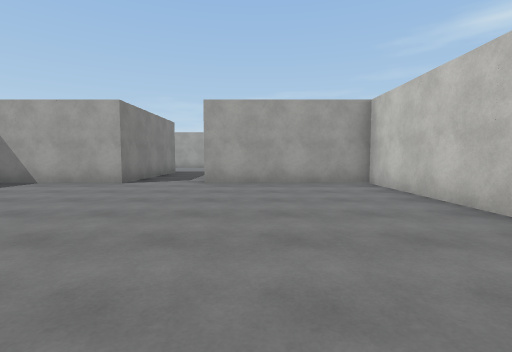
view 1 (above)

16 first-person views from a walk through a 3-D level made in the Unity game engine. The camera is 1.3 m above the floor, tilts 4° down and sees 85° across. The floor is counted in squares, 2 m on a side. Each view is taken from the middle of a square. On the plan, view 1 faces up. The plan holds only what a view shows up to about 9 squares ahead; the rest is blank. The place goes on beyond the plan. The player is left out. Surface patterns are stand-ins for the level's own textures.

view 2
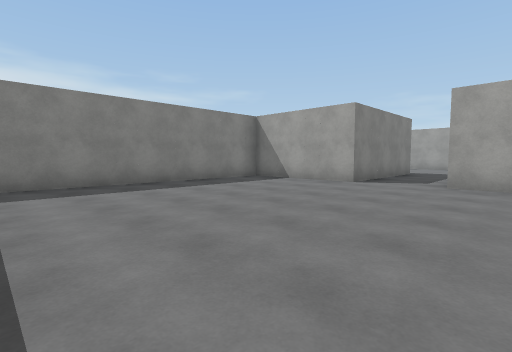

view 3
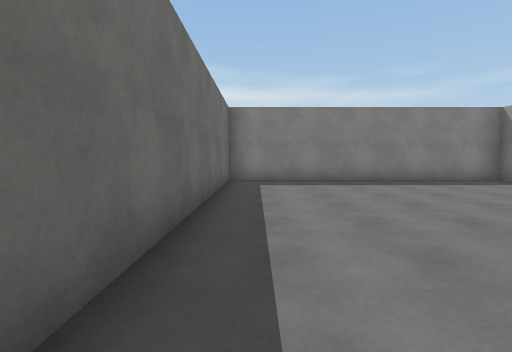

view 4
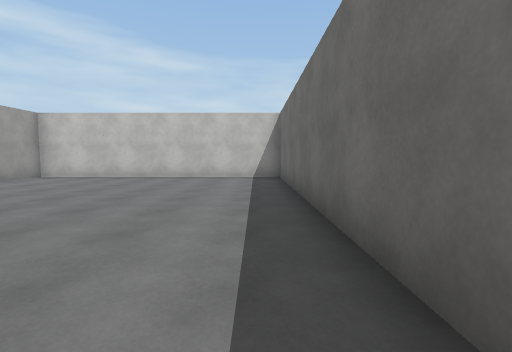

view 5
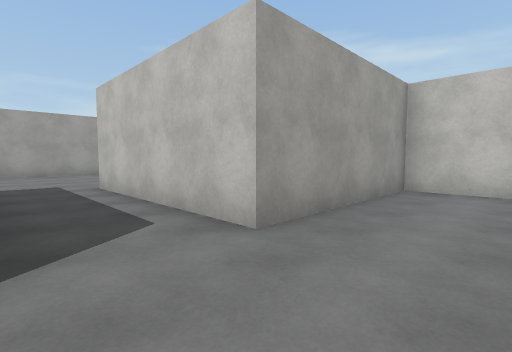

view 6
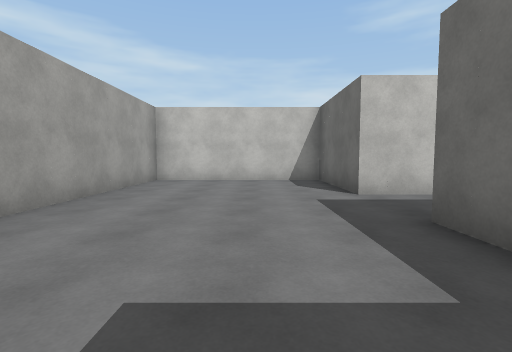

view 7
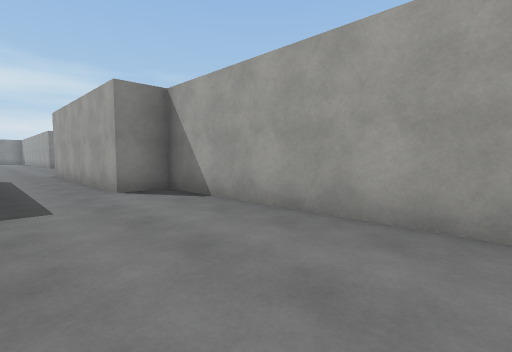

view 8
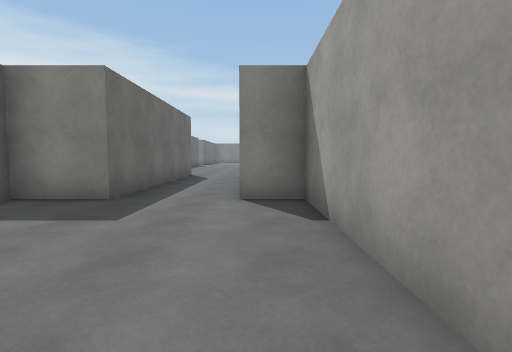

view 9
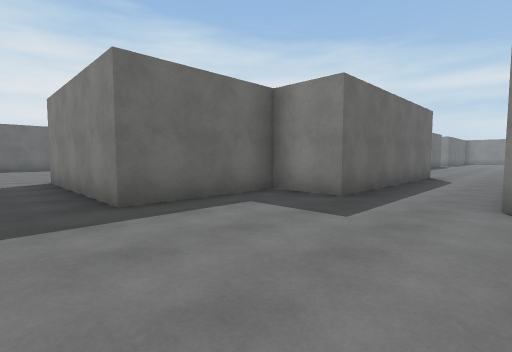

view 10
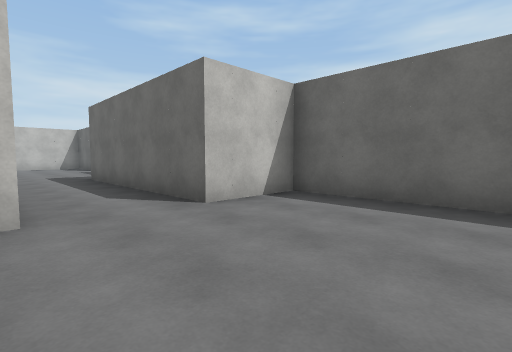

view 11
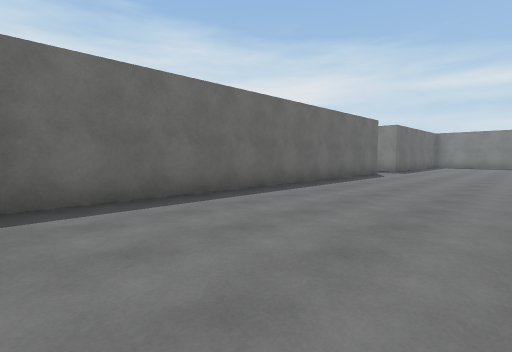

view 12
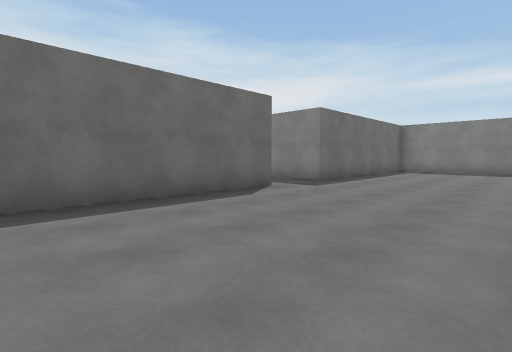

view 13
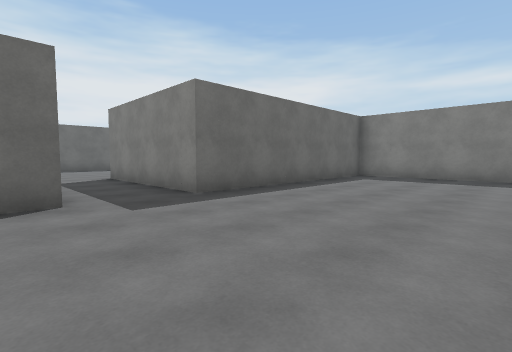

view 14
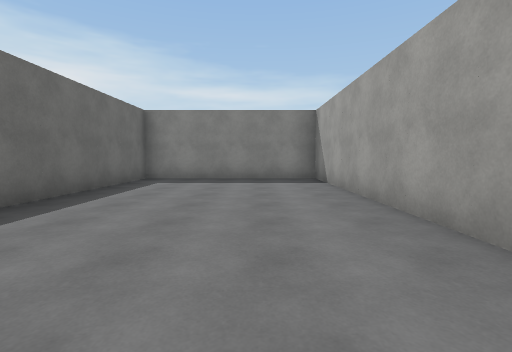

view 15
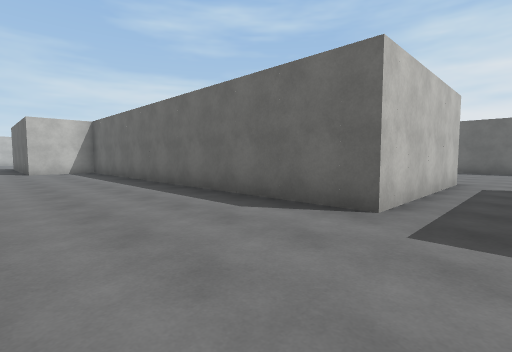

view 16
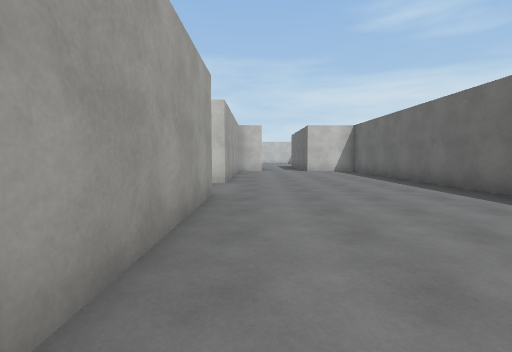

### Floor plan
Points are (right, up) in squares from view 1. A wall is a line through its corners. A room is listed if a view was taken in it or the views show most of it. See-through windows are left out.
Room 1 (views 1, 2, 3, 4, 5)
walls: (-3.2, 6.7) (-6.7, 6.7) (-6.7, -0.8) (2.8, -0.8) (2.8, 6.7) (-1.2, 6.7)
ways out: opening at (-2.5, 7) to room 2
Room 2 (views 6, 7, 8, 9)
walls: (-1.2, 6.7) (-1.2, 11.3) (1.7, 11.3) (1.7, 15.8) (-6.3, 15.8) (-6.3, 14.8) (-11.8, 14.8); (-11.8, 12.8) (-6.3, 12.8) (-6.3, 11.3) (-3.2, 11.3) (-3.2, 6.7)
ways out: opening at (-2.5, 7) to room 1; opening at (-11, 13.5) to room 3
Room 3 (views 10, 11, 12, 13, 14, 15, 16)
walls: (-19.2, 15.8) (-23.2, 15.8); (-24.9, 15.8) (-31.3, 15.8) (-31.3, 10.8) (-24.8, 10.8) (-24.8, 6.2); (-22.8, 6.2) (-22.8, 10.8) (-11.8, 10.8) (-11.8, 12.8); (-15.1, 15.8) (-17.2, 15.8)
ways out: opening at (-11, 13.5) to room 2; opening at (-23.5, 7); opening at (-18.5, 15)

Where each view was taken, in squares from view 1:
view 1: 0 up, 0 right, facing up
view 2: 0 up, 0 right, facing up-left
view 3: 0 up, 1 right, facing left
view 4: 0 up, 6 left, facing right
view 5: 5 up, 3 left, facing up-right
view 6: 13 up, 6 left, facing right
view 7: 13 up, 1 left, facing up-left
view 8: 15 up, 2 left, facing left
view 9: 15 up, 2 left, facing down-left
view 10: 15 up, 15 left, facing down-right
view 11: 15 up, 12 left, facing down-left
view 12: 15 up, 18 left, facing down-left
view 13: 15 up, 22 left, facing down-left
view 14: 14 up, 23 left, facing left
view 15: 14 up, 24 left, facing down-right
view 16: 15 up, 24 left, facing right
